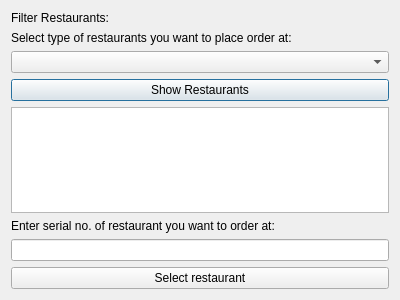
<?xml version="1.0" encoding="UTF-8"?>
<ui version="4.0">
 <class>FilterRestaurants</class>
 <widget class="QDialog" name="FilterRestaurants">
  <property name="geometry">
   <rect>
    <x>0</x>
    <y>0</y>
    <width>400</width>
    <height>300</height>
   </rect>
  </property>
  <property name="windowTitle">
   <string>Dialog</string>
  </property>
  <layout class="QVBoxLayout" name="verticalLayout">
   <item>
    <widget class="QLabel" name="label_2">
     <property name="text">
      <string>Filter Restaurants:</string>
     </property>
    </widget>
   </item>
   <item>
    <widget class="QLabel" name="label">
     <property name="text">
      <string>Select type of restaurants you want to place order at:</string>
     </property>
    </widget>
   </item>
   <item>
    <widget class="QComboBox" name="comboBox_filter"/>
   </item>
   <item>
    <widget class="QPushButton" name="pushButton">
     <property name="text">
      <string>Show Restaurants</string>
     </property>
    </widget>
   </item>
   <item>
    <widget class="QTextBrowser" name="textBrowser_restaurants"/>
   </item>
   <item>
    <widget class="QLabel" name="label_3">
     <property name="text">
      <string>Enter serial no. of restaurant you want to order at:</string>
     </property>
    </widget>
   </item>
   <item>
    <widget class="QLineEdit" name="lineEdit"/>
   </item>
   <item>
    <widget class="QPushButton" name="pushButton_2">
     <property name="text">
      <string>Select restaurant</string>
     </property>
    </widget>
   </item>
  </layout>
 </widget>
 <resources/>
 <connections/>
</ui>
